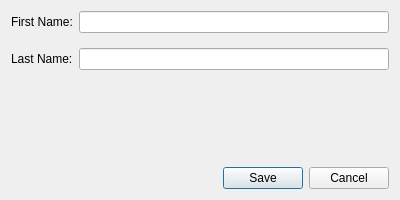
<?xml version="1.0" encoding="UTF-8"?>
<ui version="4.0">
 <class>AddEmployeeDialog</class>
 <widget class="QDialog" name="AddEmployeeDialog">
  <property name="geometry">
   <rect>
    <x>0</x>
    <y>0</y>
    <width>400</width>
    <height>200</height>
   </rect>
  </property>
  <property name="windowTitle">
   <string>Add New Employee</string>
  </property>
  <property name="windowFlags">
   <set>Qt::Dialog|Qt::WindowCloseButtonHint</set>
  </property>
  <layout class="QVBoxLayout" name="verticalLayout">
   <item>
    <layout class="QFormLayout" name="formLayout">
     <property name="verticalSpacing">
      <number>15</number>
     </property>
     <item row="0" column="0">
      <widget class="QLabel" name="label_first_name">
       <property name="text">
        <string>First Name:</string>
       </property>
      </widget>
     </item>
     <item row="0" column="1">
      <widget class="QLineEdit" name="lineEdit_first_name"/>
     </item>
     <item row="1" column="0">
      <widget class="QLabel" name="label_last_name">
       <property name="text">
        <string>Last Name:</string>
       </property>
      </widget>
     </item>
     <item row="1" column="1">
      <widget class="QLineEdit" name="lineEdit_last_name"/>
     </item>
    </layout>
   </item>
   <item>
    <widget class="QDialogButtonBox" name="buttonBox">
     <property name="orientation">
      <enum>Qt::Horizontal</enum>
     </property>
     <property name="standardButtons">
      <set>QDialogButtonBox::Cancel|QDialogButtonBox::Save</set>
     </property>
    </widget>
   </item>
  </layout>
 </widget>
 <resources/>
 <connections>
  <connection>
   <sender>buttonBox</sender>
   <signal>accepted()</signal>
   <receiver>AddEmployeeDialog</receiver>
   <slot>accept()</slot>
  </connection>
  <connection>
   <sender>buttonBox</sender>
   <signal>rejected()</signal>
   <receiver>AddEmployeeDialog</receiver>
   <slot>reject()</slot>
  </connection>
 </connections>
</ui>
